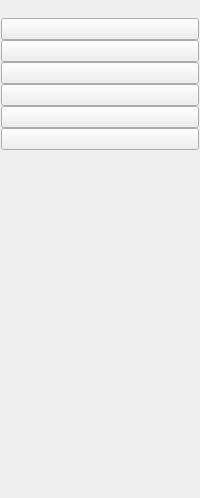
     <widget class="QWidget" name="sideBarWidget" native="true">
      <property name="minimumSize">
       <size>
        <width>50</width>
        <height>0</height>
       </size>
      </property>
      <property name="layoutDirection">
       <enum>Qt::RightToLeft</enum>
      </property>
      <property name="styleSheet">
       <string notr="true">#sideBarWidget
{
	background: white;
	border-radius: 25px;
}</string>
      </property>
      <layout class="QVBoxLayout" name="verticalLayout_28">
       <property name="spacing">
        <number>0</number>
       </property>
       <property name="leftMargin">
        <number>1</number>
       </property>
       <property name="topMargin">
        <number>18</number>
       </property>
       <property name="rightMargin">
        <number>1</number>
       </property>
       <property name="bottomMargin">
        <number>18</number>
       </property>
       <item>
        <widget class="WaterZoomButton" name="roomPageButton">
         <property name="cursor">
          <cursorShape>PointingHandCursor</cursorShape>
         </property>
         <property name="toolTip">
          <string>&lt;html&gt;&lt;head/&gt;&lt;body&gt;&lt;p&gt;房间&lt;/p&gt;&lt;/body&gt;&lt;/html&gt;</string>
         </property>
         <property name="text">
          <string/>
         </property>
         <property name="icon">
          <iconset resource="../resources/resource.qrc">
           <normaloff>:/icons/room</normaloff>:/icons/room</iconset>
         </property>
        </widget>
       </item>
       <item>
        <widget class="WaterZoomButton" name="danmakuPageButton">
         <property name="cursor">
          <cursorShape>PointingHandCursor</cursorShape>
         </property>
         <property name="toolTip">
          <string>弹幕设置</string>
         </property>
         <property name="text">
          <string/>
         </property>
         <property name="icon">
          <iconset resource="../resources/resource.qrc">
           <normaloff>:/danmaku/message</normaloff>:/danmaku/message</iconset>
         </property>
        </widget>
       </item>
       <item>
        <widget class="WaterZoomButton" name="thankPageButton">
         <property name="cursor">
          <cursorShape>PointingHandCursor</cursorShape>
         </property>
         <property name="toolTip">
          <string>&lt;html&gt;&lt;head/&gt;&lt;body&gt;&lt;p&gt;答谢&lt;/p&gt;&lt;/body&gt;&lt;/html&gt;</string>
         </property>
         <property name="text">
          <string/>
         </property>
         <property name="icon">
          <iconset resource="../resources/resource.qrc">
           <normaloff>:/icons/thank</normaloff>:/icons/thank</iconset>
         </property>
        </widget>
       </item>
       <item>
        <widget class="WaterZoomButton" name="musicPageButton">
         <property name="cursor">
          <cursorShape>PointingHandCursor</cursorShape>
         </property>
         <property name="toolTip">
          <string>&lt;html&gt;&lt;head/&gt;&lt;body&gt;&lt;p&gt;点歌&lt;/p&gt;&lt;/body&gt;&lt;/html&gt;</string>
         </property>
         <property name="text">
          <string/>
         </property>
         <property name="icon">
          <iconset resource="../resources/resource.qrc">
           <normaloff>:/icons/order_song</normaloff>:/icons/order_song</iconset>
         </property>
        </widget>
       </item>
       <item>
        <widget class="WaterZoomButton" name="extensionPageButton">
         <property name="cursor">
          <cursorShape>PointingHandCursor</cursorShape>
         </property>
         <property name="toolTip">
          <string>&lt;html&gt;&lt;head/&gt;&lt;body&gt;&lt;p&gt;扩展&lt;/p&gt;&lt;/body&gt;&lt;/html&gt;</string>
         </property>
         <property name="text">
          <string/>
         </property>
         <property name="icon">
          <iconset resource="../resources/resource.qrc">
           <normaloff>:/icons/extension</normaloff>:/icons/extension</iconset>
         </property>
        </widget>
       </item>
       <item>
        <widget class="WaterZoomButton" name="preferencePageButton">
         <property name="cursor">
          <cursorShape>PointingHandCursor</cursorShape>
         </property>
         <property name="toolTip">
          <string>关于</string>
         </property>
         <property name="text">
          <string/>
         </property>
         <property name="icon">
          <iconset resource="../resources/resource.qrc">
           <normaloff>:/icons/crown</normaloff>:/icons/crown</iconset>
         </property>
        </widget>
       </item>
       <item>
        <spacer name="verticalSpacer_10">
         <property name="orientation">
          <enum>Qt::Vertical</enum>
         </property>
         <property name="sizeHint" stdset="0">
          <size>
           <width>20</width>
           <height>330</height>
          </size>
         </property>
        </spacer>
       </item>
      </layout>
     </widget>
